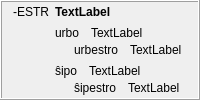
            <widget class="QFrame" name="frame_2">
             <property name="frameShape">
              <enum>QFrame::Box</enum>
             </property>
             <property name="frameShadow">
              <enum>QFrame::Raised</enum>
             </property>
             <layout class="QHBoxLayout" name="horizontalLayout_42">
              <property name="topMargin">
               <number>3</number>
              </property>
              <property name="bottomMargin">
               <number>3</number>
              </property>
              <item>
               <widget class="QLabel" name="label_302">
                <property name="text">
                 <string>-ESTR</string>
                </property>
                <property name="alignment">
                 <set>Qt::AlignHCenter|Qt::AlignTop</set>
                </property>
                <property name="tipo" stdset="0">
                 <string>afikso</string>
                </property>
               </widget>
              </item>
              <item>
               <layout class="QVBoxLayout" name="verticalLayout_349">
                <item>
                 <widget class="QLabel" name="Lec09_Label660">
                  <property name="sizePolicy">
                   <sizepolicy hsizetype="Preferred" vsizetype="Maximum">
                    <horstretch>0</horstretch>
                    <verstretch>0</verstretch>
                   </sizepolicy>
                  </property>
                  <property name="styleSheet">
                   <string notr="true">font-weight: bold;</string>
                  </property>
                  <property name="text">
                   <string>TextLabel</string>
                  </property>
                  <property name="wordWrap">
                   <bool>true</bool>
                  </property>
                 </widget>
                </item>
                <item>
                 <layout class="QVBoxLayout" name="verticalLayout_34">
                  <item>
                   <layout class="QVBoxLayout" name="verticalLayout_350">
                    <property name="spacing">
                     <number>3</number>
                    </property>
                    <item>
                     <layout class="QHBoxLayout" name="horizontalLayout_575">
                      <property name="spacing">
                       <number>12</number>
                      </property>
                      <item>
                       <widget class="neklakebla_nova" name="Lec09_Button634">
                        <property name="text">
                         <string>urbo</string>
                        </property>
                       </widget>
                      </item>
                      <item>
                       <widget class="QLabel" name="Lec09_Label661">
                        <property name="sizePolicy">
                         <sizepolicy hsizetype="Expanding" vsizetype="Preferred">
                          <horstretch>0</horstretch>
                          <verstretch>0</verstretch>
                         </sizepolicy>
                        </property>
                        <property name="text">
                         <string>TextLabel</string>
                        </property>
                        <property name="wordWrap">
                         <bool>true</bool>
                        </property>
                       </widget>
                      </item>
                     </layout>
                    </item>
                    <item>
                     <layout class="QHBoxLayout" name="horizontalLayout_576">
                      <property name="spacing">
                       <number>12</number>
                      </property>
                      <item>
                       <widget class="label_sago_reversa" name="label_375">
                        <property name="sizePolicy">
                         <sizepolicy hsizetype="Maximum" vsizetype="Preferred">
                          <horstretch>0</horstretch>
                          <verstretch>0</verstretch>
                         </sizepolicy>
                        </property>
                        <property name="text">
                         <string/>
                        </property>
                        <property name="pixmap">
                         <pixmap resource="ikonoj.qrc">:/ikonoj/sago_revena.png</pixmap>
                        </property>
                       </widget>
                      </item>
                      <item>
                       <widget class="neklakebla_nova" name="Lec09_Button635">
                        <property name="text">
                         <string>urbestro</string>
                        </property>
                       </widget>
                      </item>
                      <item>
                       <widget class="QLabel" name="Lec09_Label662">
                        <property name="sizePolicy">
                         <sizepolicy hsizetype="Expanding" vsizetype="Preferred">
                          <horstretch>0</horstretch>
                          <verstretch>0</verstretch>
                         </sizepolicy>
                        </property>
                        <property name="text">
                         <string>TextLabel</string>
                        </property>
                        <property name="wordWrap">
                         <bool>true</bool>
                        </property>
                       </widget>
                      </item>
                     </layout>
                    </item>
                   </layout>
                  </item>
                 </layout>
                </item>
                <item>
                 <layout class="QVBoxLayout" name="verticalLayout_351">
                  <property name="spacing">
                   <number>3</number>
                  </property>
                  <item>
                   <layout class="QHBoxLayout" name="horizontalLayout_577">
                    <property name="spacing">
                     <number>12</number>
                    </property>
                    <item>
                     <widget class="neklakebla_nova" name="Lec09_Button32">
                      <property name="text">
                       <string>ŝipo</string>
                      </property>
                     </widget>
                    </item>
                    <item>
                     <widget class="QLabel" name="Lec09_Label33">
                      <property name="sizePolicy">
                       <sizepolicy hsizetype="Expanding" vsizetype="Preferred">
                        <horstretch>0</horstretch>
                        <verstretch>0</verstretch>
                       </sizepolicy>
                      </property>
                      <property name="text">
                       <string>TextLabel</string>
                      </property>
                      <property name="wordWrap">
                       <bool>true</bool>
                      </property>
                     </widget>
                    </item>
                   </layout>
                  </item>
                  <item>
                   <layout class="QHBoxLayout" name="horizontalLayout_578">
                    <property name="spacing">
                     <number>12</number>
                    </property>
                    <item>
                     <widget class="label_sago_reversa" name="label_376">
                      <property name="sizePolicy">
                       <sizepolicy hsizetype="Maximum" vsizetype="Preferred">
                        <horstretch>0</horstretch>
                        <verstretch>0</verstretch>
                       </sizepolicy>
                      </property>
                      <property name="text">
                       <string/>
                      </property>
                      <property name="pixmap">
                       <pixmap resource="ikonoj.qrc">:/ikonoj/sago_revena.png</pixmap>
                      </property>
                     </widget>
                    </item>
                    <item>
                     <widget class="neklakebla_nova" name="Lec09_Button33">
                      <property name="text">
                       <string>ŝipestro</string>
                      </property>
                     </widget>
                    </item>
                    <item>
                     <widget class="QLabel" name="Lec09_Label34">
                      <property name="sizePolicy">
                       <sizepolicy hsizetype="Expanding" vsizetype="Preferred">
                        <horstretch>0</horstretch>
                        <verstretch>0</verstretch>
                       </sizepolicy>
                      </property>
                      <property name="text">
                       <string>TextLabel</string>
                      </property>
                      <property name="wordWrap">
                       <bool>true</bool>
                      </property>
                     </widget>
                    </item>
                   </layout>
                  </item>
                 </layout>
                </item>
               </layout>
              </item>
             </layout>
            </widget>
